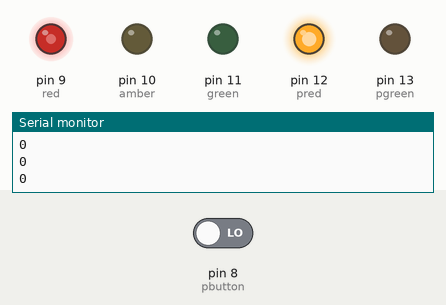
Simulated run of this sketch. Board: Arduino Uno, built with avr-gcc and run on an emulated ATmega328P. Shown: output pins drawn as LEDs (lit = HIGH), the last lines printed to the serial monitor. Inputs (shaded band) come from the test bench; at power-on: pin 8 (pbutton) LOW.

Above: at 11.3 s.
11.4 s: pin 8 (pbutton) driven HIGH
At 16.6 s:
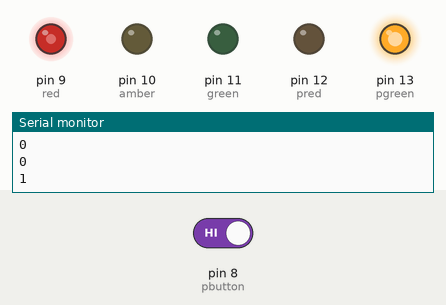
At 18.5 s:
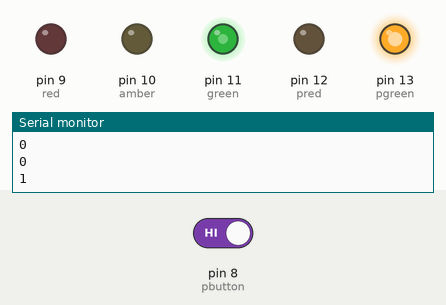
19.7 s: pin 8 (pbutton) driven LOW
At 24.3 s:
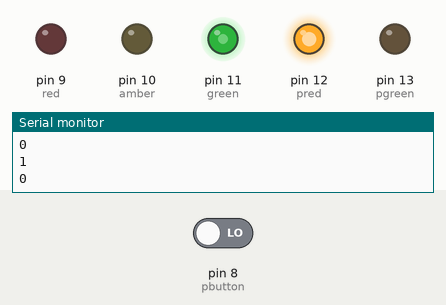
Timing chart, 0 to 32.0 s (numbered marks = the images above; inputs shaded):
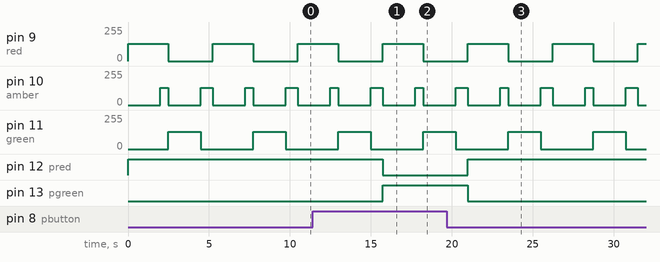

The sketch:

traffic-lights.ino
```cpp
/*
 *  Traffic lights
 *  Dave's first project
*/

int red = 9;          // the PWM pin the red LED is attached to
int amber = 10;       // the PWM pin the amber LED is attached to
int green = 11;       // the PWM pin the green LED is attached to
int pred = 12;
int pgreen = 13;
int pbutton = 8;      // the PWM pin the pedestrian button is attached to
int stopgo = 2000;    // the length of time to be on red or green
int steady = 500;   // the amount of time amber is on with red or on it's own

int brightness = 128;

int pbuttonState = 0;

// the setup routine runs once when you press reset:
void setup() {
  // declare pin 9 to be an output:
  pinMode(red, OUTPUT);
  pinMode(amber, OUTPUT);
  pinMode(green, OUTPUT);
  pinMode(pred, OUTPUT);
  pinMode(pgreen, OUTPUT);
  pinMode(pbutton, INPUT);

  Serial.begin(9600);
}

// the loop routine runs over and over again forever:
void loop() {
  // set the brightness of red to full
  analogWrite(red, 128);

  pbuttonState = digitalRead(pbutton);
  if (pbuttonState){
    analogWrite(pgreen, 128);
    analogWrite(pred, 0);
  }else{
    analogWrite(pred, 128);
    analogWrite(pgreen, 0);
  }

  Serial.println(pbuttonState);
  delay(stopgo);
  analogWrite(amber, 128);
  delay(steady);
  analogWrite(red, 0);
  analogWrite(amber, 0);
  analogWrite(green, 128);
  delay(stopgo);
  analogWrite(amber, 128);
  analogWrite(green, 0);
  delay(steady*1.5);
  analogWrite(amber, 0);
}
```

Measured:
- after the input at 11.4 s, pin 12 (pred): HIGH → LOW after 4.4 s; pin 13 (pgreen): LOW → HIGH after 4.4 s
- after the input at 19.7 s, pin 12 (pred): LOW → HIGH after 1.3 s; pin 13 (pgreen): HIGH → LOW after 1.3 s
- by itself, pin 9 (red): alternates 128/255 for 2.5 s and 0/255 for 2.8 s
- by itself, pin 10 (amber): repeats every 5.3 s: 0/255 2.0 s, 128/255 0.50 s, 0/255 2.0 s, 128/255 0.75 s
- by itself, pin 11 (green): alternates 128/255 for 2.0 s and 0/255 for 3.3 s
